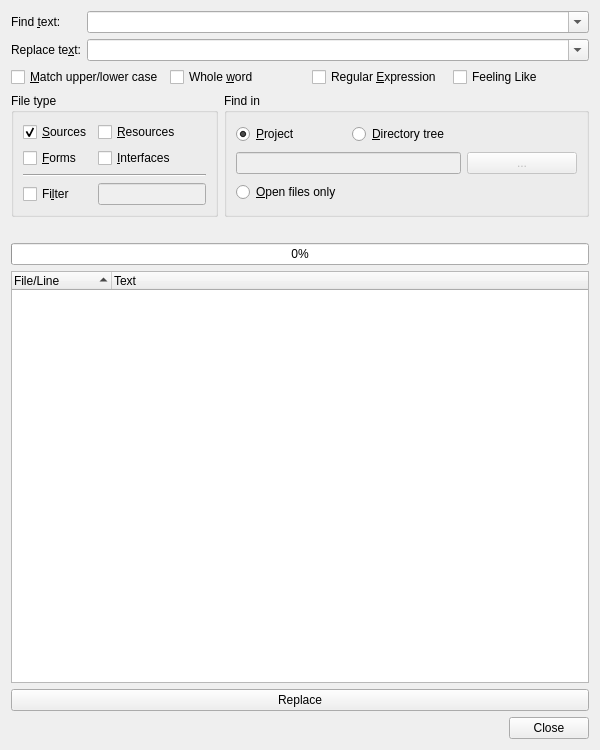
<ui version="4.0" >
 <class>FindFileDialog</class>
 <widget class="QWidget" name="FindFileDialog" >
  <property name="geometry" >
   <rect>
    <x>0</x>
    <y>0</y>
    <width>600</width>
    <height>750</height>
   </rect>
  </property>
  <property name="windowTitle" >
   <string>Find in Files</string>
  </property>
  <layout class="QVBoxLayout" name="verticalLayout" >
   <item>
    <layout class="QGridLayout" name="gridLayout_3" >
     <item row="0" column="0" >
      <widget class="QLabel" name="TextLabel1" >
       <property name="text" >
        <string>Find &amp;text:</string>
       </property>
       <property name="buddy" >
        <cstring>findtextCombo</cstring>
       </property>
      </widget>
     </item>
     <item row="0" column="1" >
      <widget class="QComboBox" name="findtextCombo" >
       <property name="sizePolicy" >
        <sizepolicy vsizetype="Fixed" hsizetype="Expanding" >
         <horstretch>0</horstretch>
         <verstretch>0</verstretch>
        </sizepolicy>
       </property>
       <property name="toolTip" >
        <string>Enter the search text or regular expression</string>
       </property>
       <property name="editable" >
        <bool>true</bool>
       </property>
       <property name="insertPolicy" >
        <enum>QComboBox::InsertAtTop</enum>
       </property>
       <property name="autoCompletion" >
        <bool>false</bool>
       </property>
       <property name="duplicatesEnabled" >
        <bool>false</bool>
       </property>
      </widget>
     </item>
     <item row="1" column="0" >
      <widget class="QLabel" name="replaceLabel" >
       <property name="text" >
        <string>Replace te&amp;xt:</string>
       </property>
       <property name="buddy" >
        <cstring>findtextCombo</cstring>
       </property>
      </widget>
     </item>
     <item row="1" column="1" >
      <widget class="QComboBox" name="replacetextCombo" >
       <property name="sizePolicy" >
        <sizepolicy vsizetype="Fixed" hsizetype="Expanding" >
         <horstretch>0</horstretch>
         <verstretch>0</verstretch>
        </sizepolicy>
       </property>
       <property name="toolTip" >
        <string>Enter the replacement text or regular expression</string>
       </property>
       <property name="editable" >
        <bool>true</bool>
       </property>
       <property name="insertPolicy" >
        <enum>QComboBox::InsertAtTop</enum>
       </property>
       <property name="autoCompletion" >
        <bool>false</bool>
       </property>
       <property name="duplicatesEnabled" >
        <bool>false</bool>
       </property>
      </widget>
     </item>
    </layout>
   </item>
   <item>
    <layout class="QHBoxLayout" name="horizontalLayout_2" >
     <item>
      <widget class="QCheckBox" name="caseCheckBox" >
       <property name="toolTip" >
        <string>Select to match case sensitive</string>
       </property>
       <property name="text" >
        <string>&amp;Match upper/lower case</string>
       </property>
      </widget>
     </item>
     <item>
      <widget class="QCheckBox" name="wordCheckBox" >
       <property name="toolTip" >
        <string>Select to match whole words only</string>
       </property>
       <property name="text" >
        <string>Whole &amp;word</string>
       </property>
      </widget>
     </item>
     <item>
      <widget class="QCheckBox" name="regexpCheckBox" >
       <property name="toolTip" >
        <string>Select if the searchtext is a regular expression</string>
       </property>
       <property name="text" >
        <string>Regular &amp;Expression</string>
       </property>
      </widget>
     </item>
     <item>
      <widget class="QCheckBox" name="feelLikeCheckBox" >
       <property name="toolTip" >
        <string>Select to open the first occurence automatically</string>
       </property>
       <property name="text" >
        <string>Feeling Like</string>
       </property>
      </widget>
     </item>
    </layout>
   </item>
   <item>
    <layout class="QHBoxLayout" name="horizontalLayout" >
     <item>
      <widget class="QGroupBox" name="groupBox" >
       <property name="title" >
        <string>File type</string>
       </property>
       <layout class="QGridLayout" name="gridLayout" >
        <item row="0" column="0" >
         <widget class="QCheckBox" name="sourcesCheckBox" >
          <property name="toolTip" >
           <string>Search in source files</string>
          </property>
          <property name="text" >
           <string>&amp;Sources</string>
          </property>
          <property name="checked" >
           <bool>true</bool>
          </property>
         </widget>
        </item>
        <item row="0" column="1" >
         <widget class="QCheckBox" name="resourcesCheckBox" >
          <property name="toolTip" >
           <string>Search in resources</string>
          </property>
          <property name="text" >
           <string>&amp;Resources</string>
          </property>
         </widget>
        </item>
        <item row="1" column="0" >
         <widget class="QCheckBox" name="formsCheckBox" >
          <property name="toolTip" >
           <string>Search in forms</string>
          </property>
          <property name="text" >
           <string>&amp;Forms</string>
          </property>
         </widget>
        </item>
        <item row="1" column="1" >
         <widget class="QCheckBox" name="interfacesCheckBox" >
          <property name="toolTip" >
           <string>Search in interfaces</string>
          </property>
          <property name="text" >
           <string>&amp;Interfaces</string>
          </property>
         </widget>
        </item>
        <item row="2" column="0" colspan="2" >
         <widget class="Line" name="line" >
          <property name="orientation" >
           <enum>Qt::Horizontal</enum>
          </property>
         </widget>
        </item>
        <item row="3" column="0" >
         <widget class="QCheckBox" name="filterCheckBox" >
          <property name="toolTip" >
           <string>Select to filter the files by a given filename pattern</string>
          </property>
          <property name="text" >
           <string>Fi&amp;lter</string>
          </property>
         </widget>
        </item>
        <item row="3" column="1" >
         <widget class="QLineEdit" name="filterEdit" >
          <property name="enabled" >
           <bool>false</bool>
          </property>
          <property name="sizePolicy" >
           <sizepolicy vsizetype="Fixed" hsizetype="Minimum" >
            <horstretch>0</horstretch>
            <verstretch>0</verstretch>
           </sizepolicy>
          </property>
          <property name="toolTip" >
           <string>Enter the filename wildcards separated by ';'</string>
          </property>
         </widget>
        </item>
       </layout>
      </widget>
     </item>
     <item>
      <widget class="QGroupBox" name="groupBox_2" >
       <property name="sizePolicy" >
        <sizepolicy vsizetype="Preferred" hsizetype="Expanding" >
         <horstretch>0</horstretch>
         <verstretch>0</verstretch>
        </sizepolicy>
       </property>
       <property name="title" >
        <string>Find in</string>
       </property>
       <layout class="QGridLayout" name="gridLayout_2" >
        <item row="0" column="0" >
         <widget class="QRadioButton" name="projectButton" >
          <property name="toolTip" >
           <string>Search in files of the current project</string>
          </property>
          <property name="text" >
           <string>&amp;Project</string>
          </property>
          <property name="checked" >
           <bool>true</bool>
          </property>
         </widget>
        </item>
        <item row="0" column="1" colspan="2" >
         <widget class="QRadioButton" name="dirButton" >
          <property name="toolTip" >
           <string>Search in files of a directory tree to be entered below</string>
          </property>
          <property name="text" >
           <string>&amp;Directory tree</string>
          </property>
         </widget>
        </item>
        <item row="1" column="0" colspan="2" >
         <widget class="QLineEdit" name="dirEdit" >
          <property name="enabled" >
           <bool>false</bool>
          </property>
          <property name="toolTip" >
           <string>Enter the directory to search in</string>
          </property>
         </widget>
        </item>
        <item row="1" column="2" >
         <widget class="QPushButton" name="dirSelectButton" >
          <property name="enabled" >
           <bool>false</bool>
          </property>
          <property name="focusPolicy" >
           <enum>Qt::NoFocus</enum>
          </property>
          <property name="toolTip" >
           <string>Select the directory via a directory selection dialog</string>
          </property>
          <property name="text" >
           <string>...</string>
          </property>
         </widget>
        </item>
        <item row="2" column="0" colspan="3" >
         <widget class="QRadioButton" name="openFilesButton" >
          <property name="toolTip" >
           <string>Search in open files only </string>
          </property>
          <property name="text" >
           <string>&amp;Open files only</string>
          </property>
         </widget>
        </item>
       </layout>
      </widget>
     </item>
    </layout>
   </item>
   <item>
    <widget class="E4SqueezeLabelPath" name="findProgressLabel" >
     <property name="sizePolicy" >
      <sizepolicy vsizetype="Preferred" hsizetype="Expanding" >
       <horstretch>0</horstretch>
       <verstretch>0</verstretch>
      </sizepolicy>
     </property>
     <property name="text" >
      <string/>
     </property>
    </widget>
   </item>
   <item>
    <widget class="QProgressBar" name="findProgress" >
     <property name="toolTip" >
      <string>Shows the progress of the search action</string>
     </property>
     <property name="value" >
      <number>0</number>
     </property>
     <property name="orientation" >
      <enum>Qt::Horizontal</enum>
     </property>
    </widget>
   </item>
   <item>
    <widget class="QTreeWidget" name="findList" >
     <property name="sizePolicy" >
      <sizepolicy vsizetype="Expanding" hsizetype="Expanding" >
       <horstretch>0</horstretch>
       <verstretch>3</verstretch>
      </sizepolicy>
     </property>
     <property name="alternatingRowColors" >
      <bool>true</bool>
     </property>
     <property name="sortingEnabled" >
      <bool>true</bool>
     </property>
     <property name="columnCount" >
      <number>2</number>
     </property>
     <column>
      <property name="text" >
       <string>File/Line</string>
      </property>
     </column>
     <column>
      <property name="text" >
       <string>Text</string>
      </property>
     </column>
    </widget>
   </item>
   <item>
    <widget class="QPushButton" name="replaceButton" >
     <property name="toolTip" >
      <string>Press to apply the selected replacements</string>
     </property>
     <property name="text" >
      <string>Replace</string>
     </property>
    </widget>
   </item>
   <item>
    <widget class="QDialogButtonBox" name="buttonBox" >
     <property name="orientation" >
      <enum>Qt::Horizontal</enum>
     </property>
     <property name="standardButtons" >
      <set>QDialogButtonBox::Close</set>
     </property>
    </widget>
   </item>
  </layout>
 </widget>
 <customwidgets>
  <customwidget>
   <class>E4SqueezeLabelPath</class>
   <extends>QLabel</extends>
   <header>E4Gui/E4SqueezeLabels.h</header>
  </customwidget>
 </customwidgets>
 <tabstops>
  <tabstop>findtextCombo</tabstop>
  <tabstop>replacetextCombo</tabstop>
  <tabstop>caseCheckBox</tabstop>
  <tabstop>wordCheckBox</tabstop>
  <tabstop>regexpCheckBox</tabstop>
  <tabstop>feelLikeCheckBox</tabstop>
  <tabstop>sourcesCheckBox</tabstop>
  <tabstop>formsCheckBox</tabstop>
  <tabstop>resourcesCheckBox</tabstop>
  <tabstop>interfacesCheckBox</tabstop>
  <tabstop>filterCheckBox</tabstop>
  <tabstop>filterEdit</tabstop>
  <tabstop>projectButton</tabstop>
  <tabstop>dirButton</tabstop>
  <tabstop>dirEdit</tabstop>
  <tabstop>openFilesButton</tabstop>
  <tabstop>findList</tabstop>
  <tabstop>replaceButton</tabstop>
  <tabstop>buttonBox</tabstop>
 </tabstops>
 <resources/>
 <connections>
  <connection>
   <sender>dirButton</sender>
   <signal>toggled(bool)</signal>
   <receiver>dirEdit</receiver>
   <slot>setEnabled(bool)</slot>
   <hints>
    <hint type="sourcelabel" >
     <x>581</x>
     <y>105</y>
    </hint>
    <hint type="destinationlabel" >
     <x>466</x>
     <y>161</y>
    </hint>
   </hints>
  </connection>
  <connection>
   <sender>dirButton</sender>
   <signal>toggled(bool)</signal>
   <receiver>dirSelectButton</receiver>
   <slot>setEnabled(bool)</slot>
   <hints>
    <hint type="sourcelabel" >
     <x>581</x>
     <y>105</y>
    </hint>
    <hint type="destinationlabel" >
     <x>581</x>
     <y>136</y>
    </hint>
   </hints>
  </connection>
  <connection>
   <sender>buttonBox</sender>
   <signal>rejected()</signal>
   <receiver>FindFileDialog</receiver>
   <slot>close()</slot>
   <hints>
    <hint type="sourcelabel" >
     <x>40</x>
     <y>693</y>
    </hint>
    <hint type="destinationlabel" >
     <x>34</x>
     <y>660</y>
    </hint>
   </hints>
  </connection>
  <connection>
   <sender>filterCheckBox</sender>
   <signal>toggled(bool)</signal>
   <receiver>filterEdit</receiver>
   <slot>setEnabled(bool)</slot>
   <hints>
    <hint type="sourcelabel" >
     <x>53</x>
     <y>195</y>
    </hint>
    <hint type="destinationlabel" >
     <x>205</x>
     <y>197</y>
    </hint>
   </hints>
  </connection>
 </connections>
</ui>
